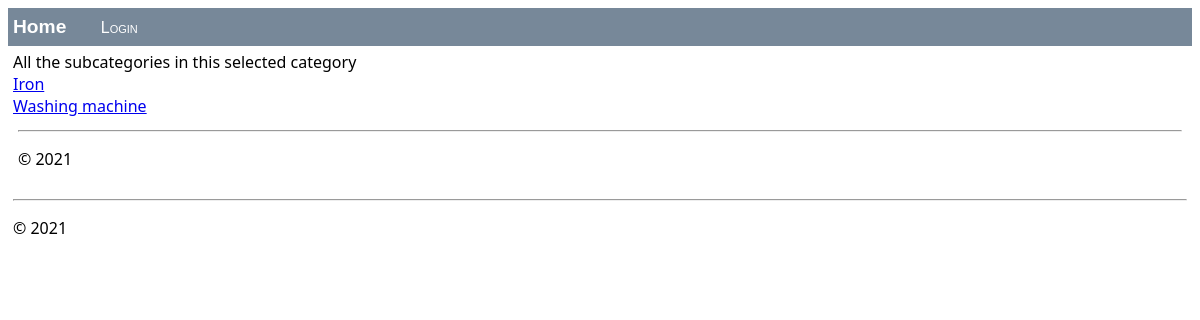
Before: /household-appliances/ with the older database file.
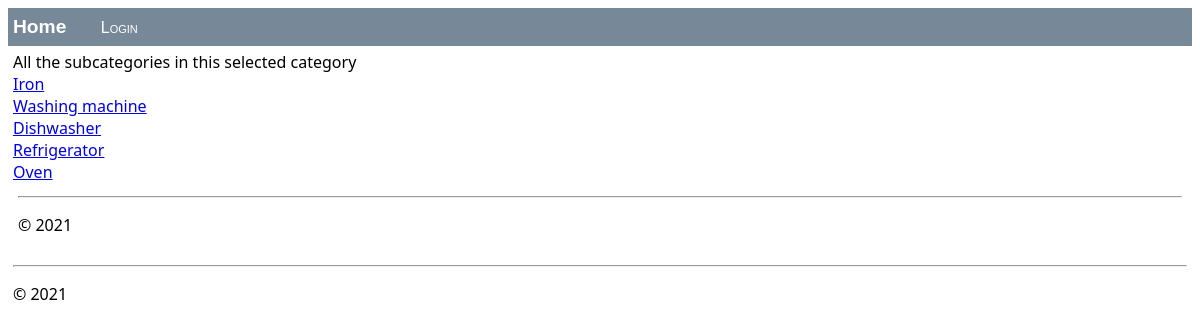
After: the same page with the newer database file.
### webstore/models.py (models this page shows, shortened)
class SubCategory(models.Model):
    subCategoryID = models.BigAutoField(primary_key=True, unique=True)
    categoryID = models.ForeignKey(Category, on_delete=models.CASCADE)
    name = models.CharField(max_length=300)
    urlName = models.CharField(max_length=300, default="defaultValue")

### webstore/views/views.py (the view)
# urls.py: path("household-appliances/", views.products, name="household-appliances"),
def products(request):
    if("subcategory" in request.GET.keys()):
        fillProducts(request)
        return render(request, "webstore/subcategory.html", products_dict)
    elif("product" in request.GET.keys()):
        fillProduct(request.GET["product"])
        return render(request, "webstore/product.html", product_dict)
    else:
        if(request.path == "/household-appliances/"):
            return render(request, "webstore/categories/household-appliances.html",subCategories_dict)
        elif(request.path == "/fashion/"):
            return render(request, "webstore/categories/fashion.html", subCategories_dict)
        elif(request.path == "/fitness/"):
            return render(request, "webstore/categories/fitness.html", subCategories_dict)
        elif(request.path == "/yard-tools/"):
            return render(request, "webstore/categories/yard-tools.html", subCategories_dict)
        elif(request.path == "/audio-video/"):
            return render(request, "webstore/categories/audio-video.html", subCategories_dict)
        return render(request, "webstore/categories/products.html", subCategories_dict)

### webstore/templates/webstore/categories/household-appliances.html (shortened to what this page needs)
{% extends "webstore/layout.html" %}
{% block content %}
<div>All the subcategories in this selected category</div>
{% for subCategory in household %}
    <div><a href=?subcategory={{subCategory.urlName}}>{{subCategory.name}}</a></div>
{% endfor %}
{% include "webstore/footer.html" %}
{% endblock %}

Changed rows visible on the page:
added SubCategory: name "Dishwasher"
added SubCategory: name "Refrigerator"
added SubCategory: name "Oven"
